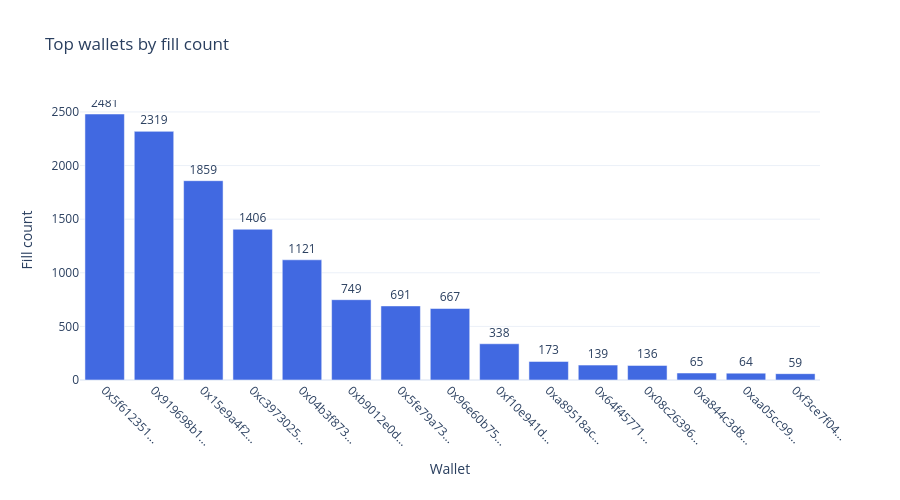

Source (notebook cell):
### Code cell
top15 = wallet_stats.sort_values(by='fill_count', ascending=False).head(15)

fig_wallet = go.Figure()
fig_wallet.add_trace(go.Bar(
    x=top15.index.str[:10] + '...',
    y=top15['fill_count'],
    marker_color='royalblue',
    text=top15['fill_count'],
    textposition='outside',
))

fig_wallet.update_layout(
    title='Top wallets by fill count',
    xaxis_title='Wallet',
    yaxis_title='Fill count',
    template='plotly_white',
    height=500,
    margin=dict(b=120),
)
fig_wallet.update_xaxes(tickangle=45)
fig_wallet.show()

### Figure 1 — Plotly figure (JSON) as saved in the notebook; plotly's stock layout.template omitted (floating-point values rounded to 4 significant figures)
{"data": [{"marker": {"color": "royalblue"}, "text": [2481.0, 2319.0, 1859.0, 1406.0, 1121.0, 749.0, 691.0, 667.0, 338.0, 173.0, 139.0, 136.0, 65.0, 64.0, 59.0], "textposition": "outside", "type": "bar", "x": ["0x5f612351...", "0x919698b1...", "0x15e9a4f2...", "0xc3973025...", "0x04b3f873...", "0xb9012e0d...", "0x5fe79a73...", "0x96e60b75...", "0xf10e941d...", "0xa89518ac...", "0x64f45771...", "0x08c26396...", "0xa844c3d8...", "0xaa05cc99...", "0xf3ce7f04..."], "y": [2481, 2319, 1859, 1406, 1121, 749, 691, 667, 338, 173, 139, 136, 65, 64, 59]}], "layout": {"height": 500, "margin": {"b": 120}, "title": {"text": "Top wallets by fill count"}, "xaxis": {"tickangle": 45, "title": {"text": "Wallet"}}, "yaxis": {"title": {"text": "Fill count"}}}}
